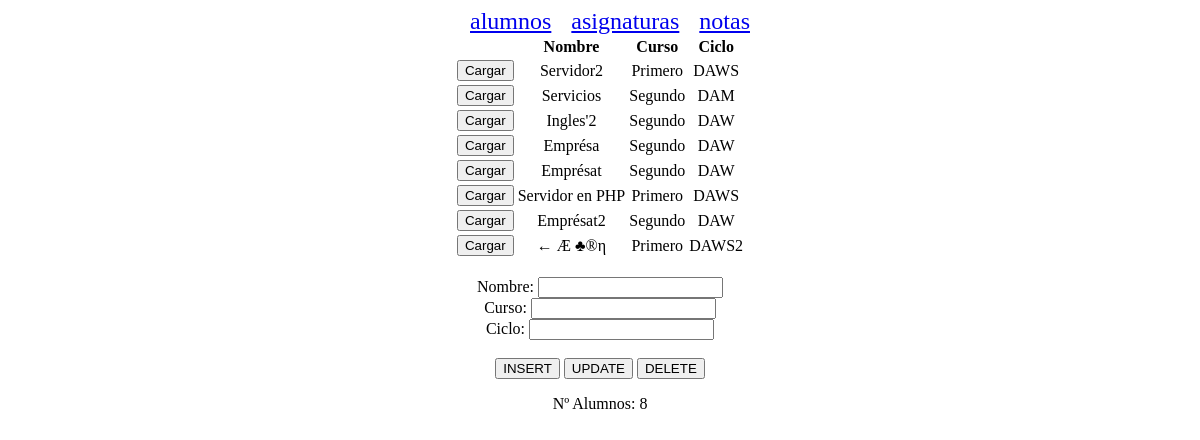
/asignaturas.php, run on the app's committed database.
### tables this page shows
CREATE TABLE `ASIGNATURAS` (
  `id` int(11) NOT NULL,
  `NOMBRE` varchar(250) NOT NULL,
  `CURSO` varchar(250) NOT NULL,
  `CICLO` varchar(250) NOT NULL
);

### asignaturas.php (called while the page is built, shortened)
<?php
$credenciales = new credentialsDatabase();
$listaAsignaturas = getAllAsignaturas($credenciales);
include 'index.php';
function conexionDB($credenciales) {
    $host = $credenciales->getServername();
    $user = $credenciales->getUsername();
    $password = $credenciales->getPassword();
    $database = $credenciales->getDatabase();
    $conexion = null;
    try {
        $conexion = new PDO("mysql:host=$host;dbname=$database;charset=utf8", $user, $password);
        $conexion->setAttribute(PDO::ATTR_ERRMODE, PDO::ERRMODE_EXCEPTION);
    } catch (PDOException $e) {
        $e->getMessage();
        $conexion = null;
    }
    return $conexion;
}
function getAllAsignaturas($credenciales) {
    $lista = NULL;
    try {
        $conexion = conexionDB($credenciales);
        $lista = array();
        foreach ($conexion->query(SqlQuery::SELECT_ALL_ASIGNATURAS) as $fila) {
            $asignatura = array(
                SqlQuery::ID => $fila[strtolower(SqlQuery::ID)],
                SqlQuery::NOMBRE => $fila[SqlQuery::NOMBRE],
                SqlQuery::CURSO => $fila[SqlQuery::CURSO],
                SqlQuery::CICLO => $fila[SqlQuery::CICLO]
            );
            $lista[] = $asignatura;
        }
    } catch (Exception $ex) {
        $ex->getMessage();
    } finally {
        cerrarConexion($conexion);
    }
    return $lista;
}

### asignaturasVista.php (the view, shortened to what this page needs)
<?php
echo '<table class="table">
            <tr>
                <th></th>
                <th>Nombre</th>
                <th>Curso</th>
                <th>Ciclo</th>
            </tr>';
foreach ($listaAsignaturas as &$valor) {
    $id = $valor[SqlQuery::ID];
    $nombre = htmlspecialchars($valor[SqlQuery::NOMBRE]);
    $curso = htmlspecialchars($valor[SqlQuery::CURSO]);
    $ciclo = htmlspecialchars($valor[SqlQuery::CICLO]);
    echo '<tr>
                    <td>
                    <button id="cargarAsignatura" onClick="
                cargarAsignatura(' . $id . ',\'' . str_replace("'", "\'", $nombre) . '\',\'' . str_replace("'", "\'", $curso) . '\',\'' . str_replace("'", "\'", $ciclo) . '\')">Cargar</button>';
    echo '</td>
                    <td contenteditable="true">
                        ' . $nombre . '
                    </td>
                    <td contenteditable="true">
                        ' . $curso . '
                    </td>
                    <td contenteditable="true">
                        ' . $ciclo . '
                    </td>
                </tr>';
}
echo '</table>'
 . '<form action="asignaturas.php" >
                    <input type="hidden" name="ID" id="id" ><br>
                    Nombre:
                    <input type="text" name="NOMBRE" id="nombre" ><br>
                    Curso:
                    <input type="text" name="CURSO" id="curso" placeholder=""><br>
                    Ciclo:
                    <input type="text" name="CICLO" id="ciclo" placeholder=""><br>
                    <br>
                    <input type="submit" name="ACTION" value="INSERT">
                    <input type="submit" name="ACTION" value="UPDATE">
                    <input type="submit" name="ACTION" value="DELETE">
                </form>
                <p>Nº Alumnos: ';
echo count($listaAsignaturas);
echo '</p>';

### index.php (style rules this page uses)
body { text-align: center }
table { margin-left: auto; margin-right: auto; }

### data on the page
asignaturas: NOMBRE "Servidor2", CURSO "Primero", CICLO "DAWS"
asignaturas: NOMBRE "Servicios", CURSO "Segundo", CICLO "DAM"
asignaturas: NOMBRE "Ingles'2", CURSO "Segundo", CICLO "DAW"
asignaturas: NOMBRE "Emprésa", CURSO "Segundo", CICLO "DAW"
asignaturas: NOMBRE "Emprésat", CURSO "Segundo", CICLO "DAW"
asignaturas: NOMBRE "Servidor en PHP", CURSO "Primero", CICLO "DAWS"
asignaturas: NOMBRE "Emprésat2", CURSO "Segundo", CICLO "DAW"
asignaturas: NOMBRE "← Æ ♣®η", CURSO "Primero", CICLO "DAWS2"

### other printed values
count($listaAsignaturas) "8"
